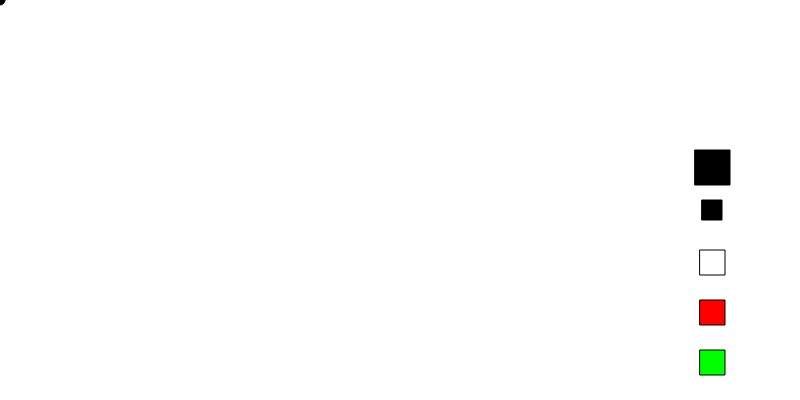
Frame 1 (no input)
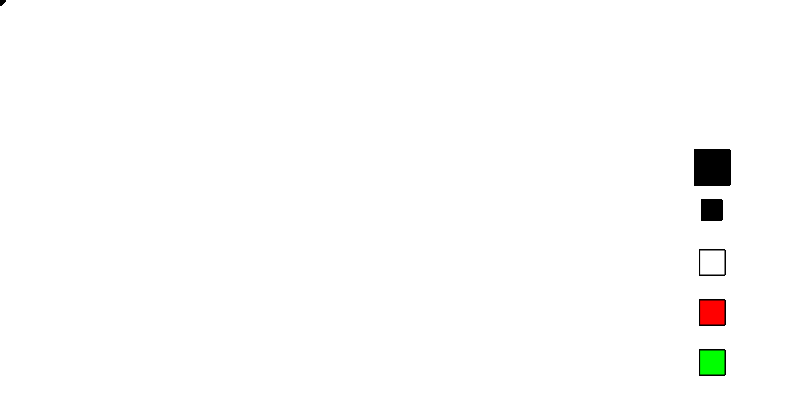
Frame 60 (no input)
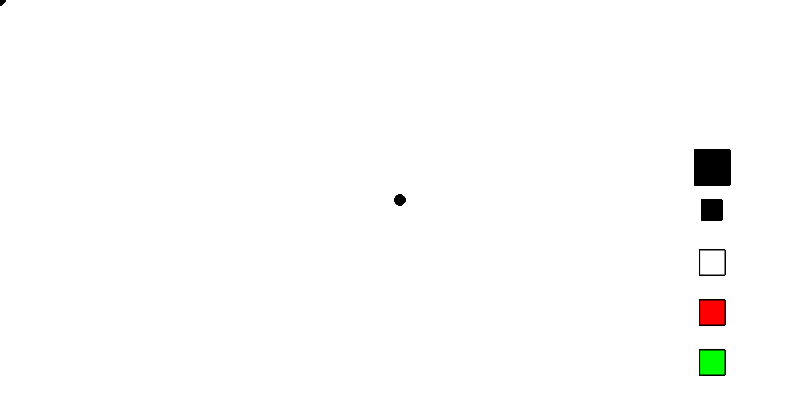
Frame 120 (the mouse pressed at the canvas centre since frame 60)

The p5.js sketch that drew these frames (run headless with seeded random() and noise() and a simulated clock; from frame 60 on, the mouse is pressed at the canvas centre):

// p5.js sketch
// ── sketch.js
var interfaceItems = [];

var brushSize = 10;

var brushShape;

var brushColor;
function setup() {
    createCanvas(800, 400);
    brushShape = ellipse;
    brushColor = 0;
    interfaceItems.push(new interface(695, 150, 35, color(0, 0, 0)));
    interfaceItems.push(new interface(702, 200, 20, color(0, 0, 0)));
    interfaceItems.push(new interface(700, 250, 25, color(255,255,255)));
    interfaceItems.push(new interface(700, 300, 25, color(255, 0, 0)));
    interfaceItems.push(new interface(700, 350, 25, color(0, 255, 0)));
}


function draw() {
    fill(brushColor);
    brushShape(mouseX, mouseY, brushSize, brushSize);
    interfaceItems[0].check();
    interfaceItems[0].display();
    interfaceItems[1].check();
    interfaceItems[1].display();
    interfaceItems[2].check();
    interfaceItems[2].display();
    interfaceItems[3].check();
    interfaceItems[3].display();
    interfaceItems[4].check();
    interfaceItems[4].display();
    //console.log(interfaceItems[0].check());
}

function mousePressed() {
    if (interfaceItems[0].check() == true) {
        console.log("pressed red button");
        brushSize++;
    }

    if (interfaceItems[1].check() == true) {
        brushSize--;
    }
    if (interfaceItems[2].check() == true) {
        brushShape = rect;
    }
     if (interfaceItems[3].check() == true) {
         brushColor = "Red";
    }
    if (interfaceItems[4].check() == true) {
        brushColor= "Green";
    }
}


function interface(tempX, tempY, tempBoxSize, tempColor) {
    this.x = tempX;
    this.y = tempY;
    this.boxSize = tempBoxSize;
    this.setFill = tempColor;
    this.overlay = false;

    this.display = function () {
        fill(this.setFill);
        rect(this.x, this.y, this.boxSize, this.boxSize);

        if (this.overlay == true) {
            fill(127, 200);
            rect(this.x, this.y, this.boxSize, this.boxSize);
        }
    }

    this.check = function () {
        if (mouseX > this.x && mouseX < (this.x + this.boxSize) && mouseY > this.y && mouseY < (this.y + this.boxSize)) {
            this.overlay = true;
            return true;
        } else {
            this.overlay = false;
            return false;
        }
    }

}
